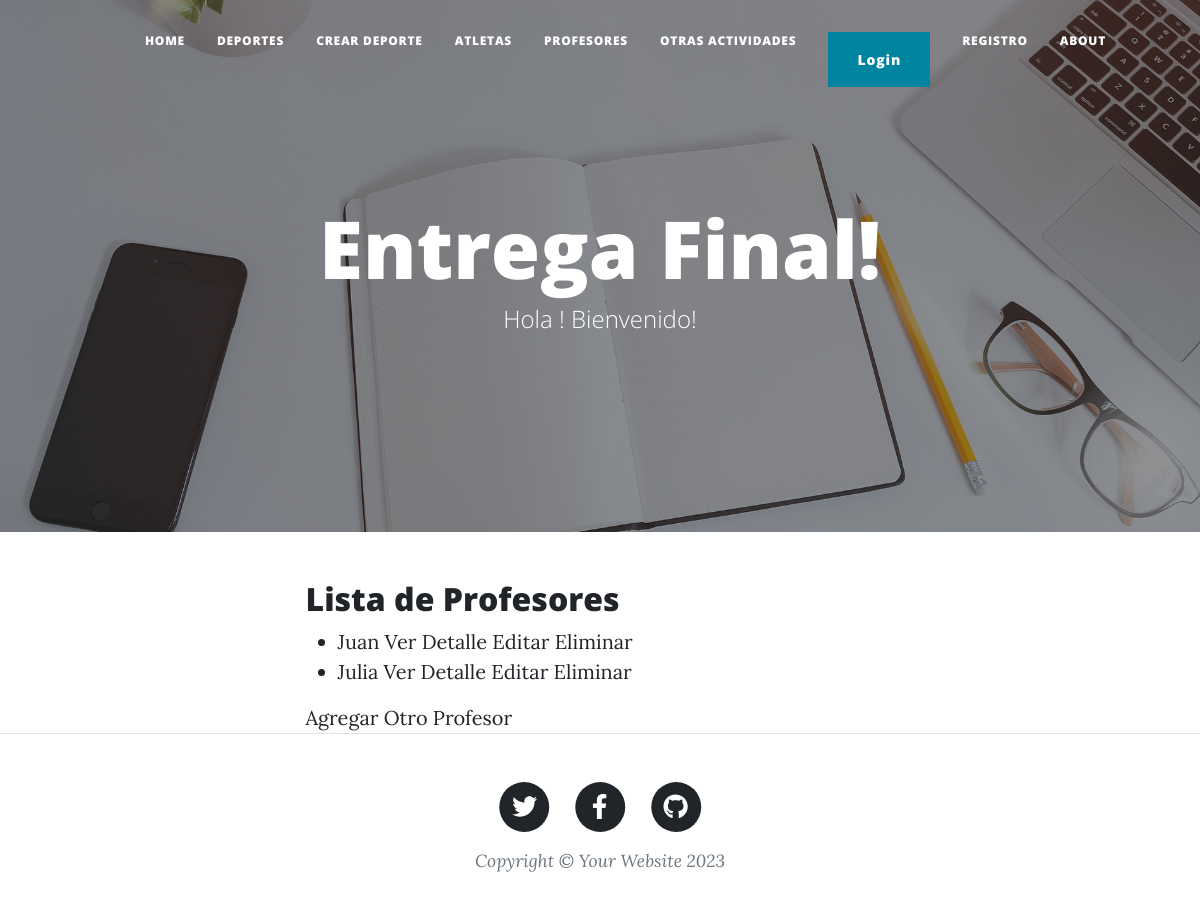
/listar-profesores/, run on an earlier commit of the app's database.
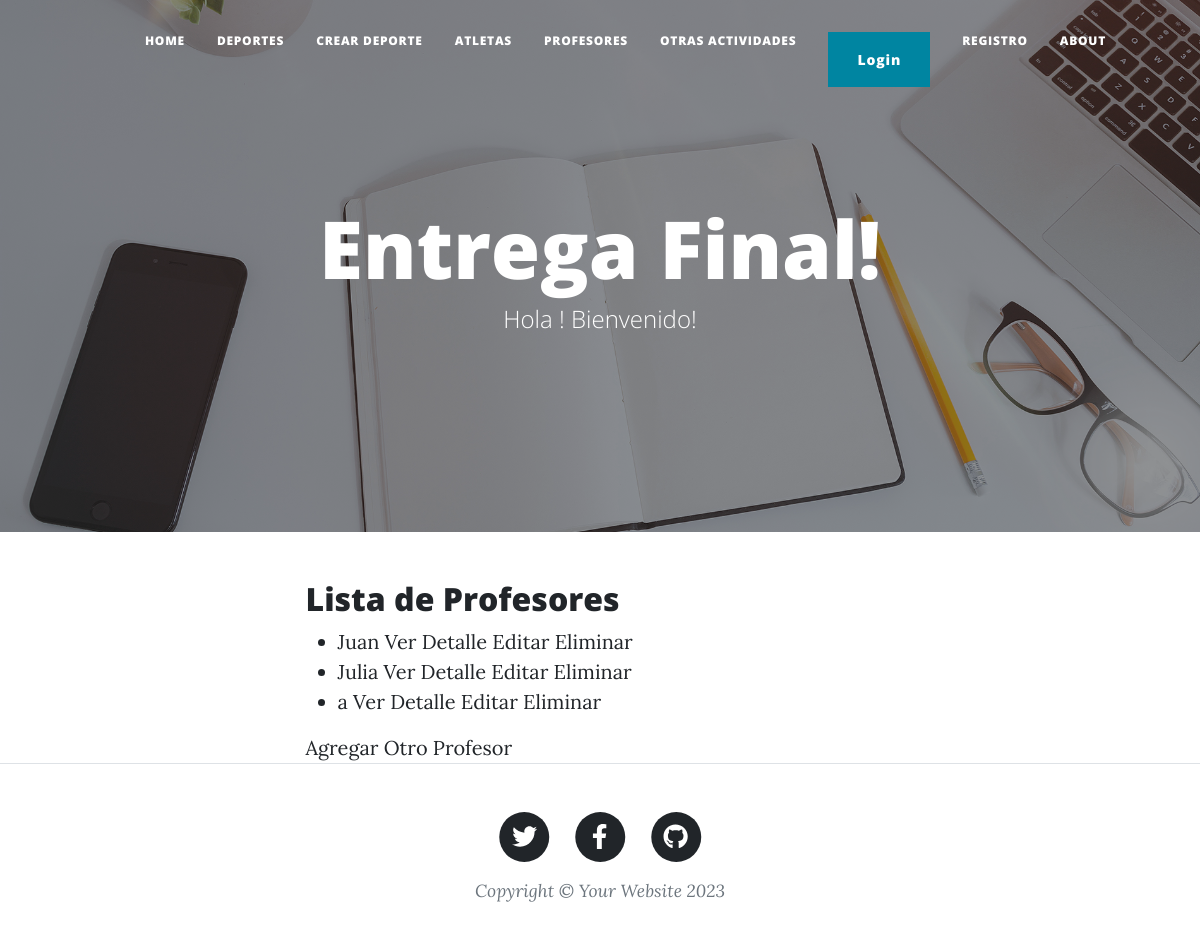
And on a later commit of the database.
### mi_primer_app/models.py (models this page shows, shortened)
class Profesor(models.Model):
    nombre = models.CharField(max_length=50)
    apellido = models.CharField(max_length=50)
    edad = models.IntegerField()
    deporte = models.CharField(max_length=50)

### mi_primer_app/views.py (the view)
# urls.py: path('listar-profesores/', ProfesorListView.as_view(), name='listar-profesores'),
class ProfesorListView(ListView):
     model = Profesor
     template_name = 'mi_primer_app/listar_profesores.html'
     context_object_name = 'profesores'

### mi_primer_app/templates/mi_primer_app/listar_profesores.html
{% extends "padre.html" %}
{% block content %}
<h2> Lista de Profesores </h2>
<ul>
    {% for profesor in profesores %}
        <li>
          {{ profesor.nombre }}
        <a href="{% url 'detalle-profesor' profesor.pk %}">Ver Detalle</a>
        <a href="{% url 'editar-profesor' profesor.pk %}">Editar</a>
        <a href="{% url 'eliminar-profesor' profesor.pk %}">Eliminar</a>
        </li>
    {% empty %}
        <li>No hay Profesores cargados.</li>
    {% endfor %}
</ul>
<a href="{% url 'crear-profesor' %}">Agregar Otro Profesor</a>
{% endblock %}

What changed in the data, as far as the page shows it:
added Profesor: nombre "a"
